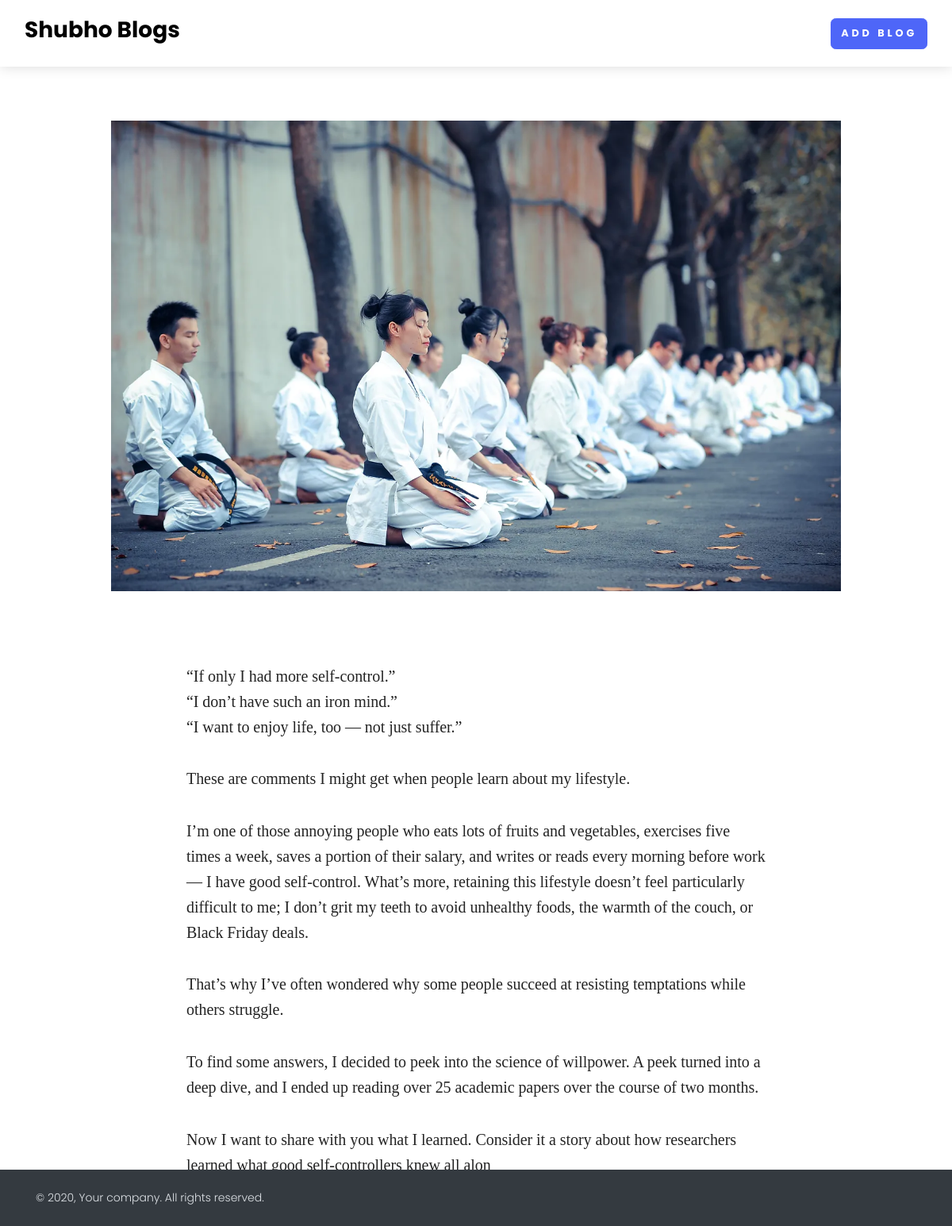
/blog-detail/the-secret-life-of-people-with-high-self-control-its-easier-than-you-think/, run on the app's committed database.
### home/models.py (models this page shows, shortened)
class BlogModel(models.Model):
    title = models.CharField(max_length=1000)
    content = FroalaField()
    slug = models.TextField(max_length=1000 , null=True, blank=True)
    user = models.ForeignKey(User, blank=True, null=True, on_delete=models.CASCADE)
    image = models.ImageField(upload_to='blog')
    created_at = models.DateTimeField(auto_now_add=True)
    upload_to = models.DateTimeField(auto_now=True)

### home/views.py (the view)
# urls.py: path('blog-detail/<slug>/', blog_detail, name='blog_detail'),
def blog_detail(request, slug):
    context={}
    try:
        blog_obj = BlogModel.objects.filter(slug = slug).first()
        context['blog_obj']= blog_obj
    except Exception as e:
        print(e)
    return render(request, 'blog_detail.html', context)

### templates/blog_detail.html
{% extends "base.html" %}
{% block start %}
<section>
  <div class="container">
    <div class="row">
      <div class="col-xl-8 col-lg-10 mx-auto">
        <p class="py-3 mb-5 text-muted text-center font-weight-light">
        </p>
      </div>
    </div>
    <div class="row">
      <div class="col-xl-10 mx-auto text-center">
        <img class="img-fluid mb-5" src="/media/{{ blog_obj.image }}" alt="">
      </div>
    </div>
    <div class="row text-center">
      <div class="col-xl-8 col-lg-10 mx-auto">
        <div class="text-content">
          {{ blog_obj.content|safe }}
        </div>
      </div>
    </div>
  </div>
</section>
{% endblock %}

### data on the page
BlogModel: image (picture), content "“If only I had more self-control.” “I don’t have such an iron mind.” “I want to enjoy life, too — not just suffer.” These are comments I might get when people learn about my lifestyle. I’m one of those annoying people who eats lots of fruits and vegetables, exercises five times a week, saves a portion of their salary, and writes or reads every morning before work — I have good self-control. What’s more, retaining this lifestyle doesn’t feel particularly difficult to me; I don’t grit my teeth to avoid unhealthy foods, the warmth of the couch, or Black Friday deals. That’s why I’ve often wondered why some people succeed at resisting temptations while others struggle. To find some answers, I…"
